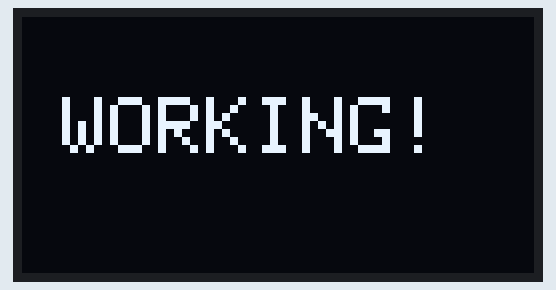
This program was run on a simulated ESP32. On the bench: 128×64 one-colour display. What the program prints to the serial monitor is not drawn.

Above: at 0.1 s.

The program:

main.cpp
```cpp
#include <Arduino.h>
#include <Wire.h>
#include <Adafruit_GFX.h>
#include <Adafruit_SSD1306.h>

// OLED pins
#define SDA_PIN 21
#define SCL_PIN 22

// OLED display settings
#define SCREEN_WIDTH 128
#define SCREEN_HEIGHT 64

Adafruit_SSD1306 display(SCREEN_WIDTH, SCREEN_HEIGHT, &Wire, -1);

void setup() {
  Serial.begin(115200);
  Serial.println("OLED Test Starting...");

  // Start I2C
  Wire.begin(SDA_PIN, SCL_PIN);

  // Initialize OLED (address 0x3C)
  if (!display.begin(SSD1306_SWITCHCAPVCC, 0x3C)) {
    Serial.println("OLED INIT FAILED!");
    while (true);  // Stop here if failed
  }

  Serial.println("OLED Initialized Successfully!");

  // Show simple test message
  display.clearDisplay();
  display.setTextSize(2);
  display.setTextColor(SSD1306_WHITE);
  display.setCursor(10, 20);
  display.println("WORKING!");
  display.display();
}

void loop() {
  // Keep showing the same message
}
```
